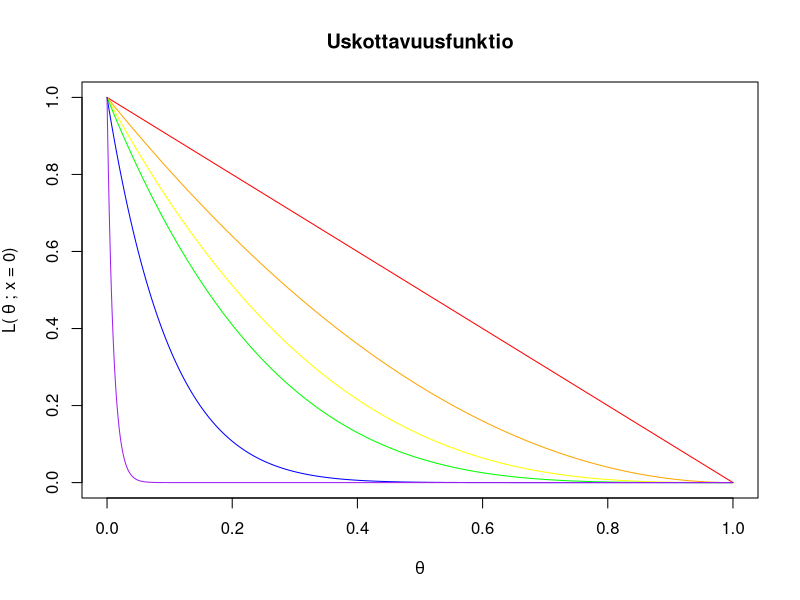
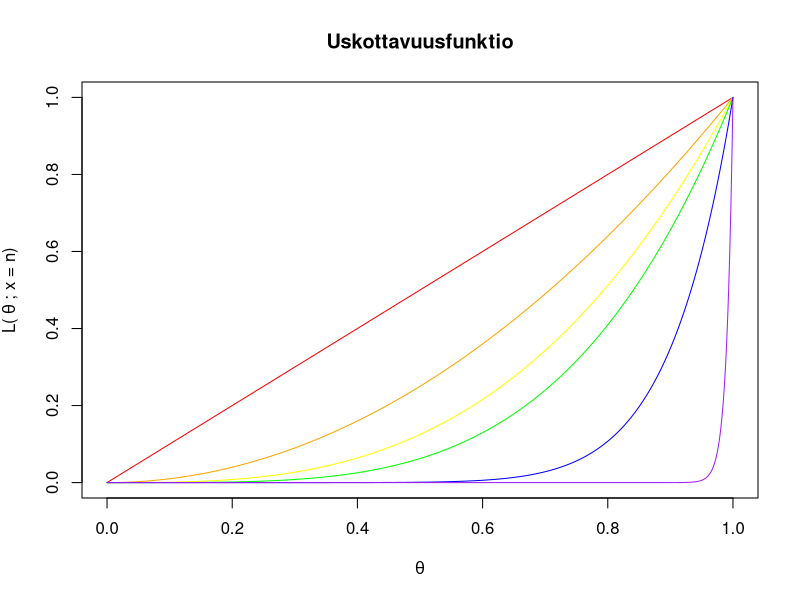

Write the R code that produced these figures, in order.
x <- seq(0, 1,by=0.001)
png(filename="vk3t11.png")
plot(x, (1-x), main="Uskottavuusfunktio", xlab=expression(paste(theta)), ylab=expression(plain("L(")~theta~plain("; x = 0)")), xlim=c(0,1), ylim=c(0,1), type="line",col="red")
lines(x,(1-x)**2, col="orange")
lines(x,(1-x)**3, col="yellow")
lines(x,(1-x)**4, col="green")
lines(x,(1-x)**10, col="blue")
lines(x,(1-x)**100, col="purple")
dev.off()
x <- seq(0, 1,by=0.001)
png(filename="vk3t12.png")
plot(x, (x), main="Uskottavuusfunktio", xlab=expression(paste(theta)), ylab=expression(plain("L(")~theta~plain("; x = n)")), xlim=c(0,1), ylim=c(0,1), type="line",col="red")
lines(x,(x)**2, col="orange")
lines(x,(x)**3, col="yellow")
lines(x,(x)**4, col="green")
lines(x,(x)**10, col="blue")
lines(x,(x)**100, col="purple")
dev.off()